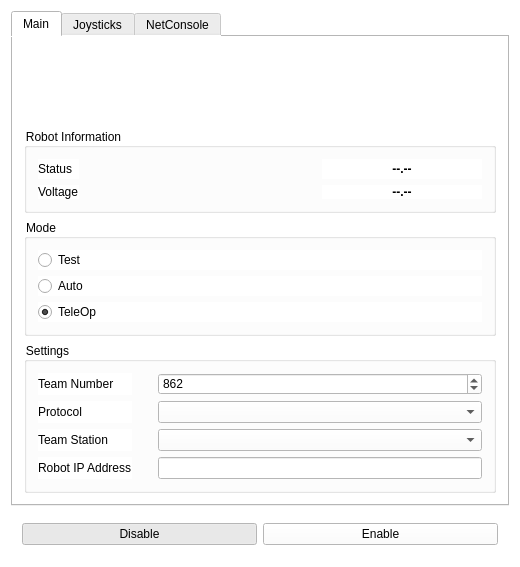
<?xml version="1.0" encoding="UTF-8"?>
<ui version="4.0">
 <class>Window</class>
 <widget class="QMainWindow" name="Window">
  <property name="geometry">
   <rect>
    <x>0</x>
    <y>0</y>
    <width>520</width>
    <height>567</height>
   </rect>
  </property>
  <property name="windowTitle">
   <string>SimpleDS</string>
  </property>
  <property name="styleSheet">
   <string notr="true">background-color: rgb(255, 255, 255);</string>
  </property>
  <widget class="QWidget" name="centralWidget">
   <layout class="QVBoxLayout" name="verticalLayout">
    <item>
     <widget class="QTabWidget" name="TabWidget">
      <property name="currentIndex">
       <number>0</number>
      </property>
      <widget class="QWidget" name="MainTab">
       <attribute name="title">
        <string>Main</string>
       </attribute>
       <layout class="QVBoxLayout" name="verticalLayout_4">
        <item>
         <widget class="QWidget" name="widget" native="true">
          <layout class="QHBoxLayout" name="horizontalLayout">
           <item>
            <widget class="QLabel" name="FRCLogo">
             <property name="text">
              <string/>
             </property>
             <property name="pixmap">
              <pixmap resource="../resources/resources.qrc">:/pixmaps/lightning.png</pixmap>
             </property>
             <property name="scaledContents">
              <bool>false</bool>
             </property>
             <property name="alignment">
              <set>Qt::AlignCenter</set>
             </property>
            </widget>
           </item>
          </layout>
         </widget>
        </item>
        <item>
         <widget class="QGroupBox" name="groupBox">
          <property name="title">
           <string>Robot Information</string>
          </property>
          <layout class="QGridLayout" name="gridLayout">
           <item row="0" column="0">
            <widget class="QLabel" name="statusLabel">
             <property name="text">
              <string>Status</string>
             </property>
            </widget>
           </item>
           <item row="0" column="2">
            <widget class="QLabel" name="Status">
             <property name="minimumSize">
              <size>
               <width>160</width>
               <height>0</height>
              </size>
             </property>
             <property name="font">
              <font>
               <weight>75</weight>
               <bold>true</bold>
              </font>
             </property>
             <property name="text">
              <string>--.--</string>
             </property>
             <property name="alignment">
              <set>Qt::AlignCenter</set>
             </property>
            </widget>
           </item>
           <item row="2" column="0">
            <widget class="QLabel" name="voltageLabel">
             <property name="text">
              <string>Voltage</string>
             </property>
            </widget>
           </item>
           <item row="2" column="2">
            <widget class="QLabel" name="Voltage">
             <property name="minimumSize">
              <size>
               <width>160</width>
               <height>0</height>
              </size>
             </property>
             <property name="font">
              <font>
               <weight>75</weight>
               <bold>true</bold>
              </font>
             </property>
             <property name="text">
              <string>--.--</string>
             </property>
             <property name="alignment">
              <set>Qt::AlignCenter</set>
             </property>
            </widget>
           </item>
           <item row="0" column="1">
            <spacer name="horizontalSpacer">
             <property name="orientation">
              <enum>Qt::Horizontal</enum>
             </property>
             <property name="sizeType">
              <enum>QSizePolicy::MinimumExpanding</enum>
             </property>
             <property name="sizeHint" stdset="0">
              <size>
               <width>20</width>
               <height>20</height>
              </size>
             </property>
            </spacer>
           </item>
          </layout>
         </widget>
        </item>
        <item>
         <widget class="QGroupBox" name="ModesBox">
          <property name="title">
           <string>Mode</string>
          </property>
          <layout class="QVBoxLayout" name="verticalLayout_2">
           <item>
            <widget class="QRadioButton" name="Test">
             <property name="text">
              <string>Test</string>
             </property>
             <attribute name="buttonGroup">
              <string notr="true">ModesGroup</string>
             </attribute>
            </widget>
           </item>
           <item>
            <widget class="QRadioButton" name="Autonomous">
             <property name="text">
              <string>Auto</string>
             </property>
             <attribute name="buttonGroup">
              <string notr="true">ModesGroup</string>
             </attribute>
            </widget>
           </item>
           <item>
            <widget class="QRadioButton" name="Teleoperated">
             <property name="text">
              <string>TeleOp</string>
             </property>
             <property name="checked">
              <bool>true</bool>
             </property>
             <attribute name="buttonGroup">
              <string notr="true">ModesGroup</string>
             </attribute>
            </widget>
           </item>
          </layout>
         </widget>
        </item>
        <item>
         <widget class="QGroupBox" name="SettingsBox">
          <property name="title">
           <string>Settings</string>
          </property>
          <layout class="QGridLayout" name="gridLayout_2">
           <item row="1" column="0">
            <widget class="QLabel" name="ProtocolLAbel">
             <property name="text">
              <string>Protocol</string>
             </property>
            </widget>
           </item>
           <item row="1" column="2">
            <widget class="QComboBox" name="Protocols"/>
           </item>
           <item row="0" column="2">
            <widget class="QSpinBox" name="TeamNumber">
             <property name="contextMenuPolicy">
              <enum>Qt::DefaultContextMenu</enum>
             </property>
             <property name="maximum">
              <number>9999</number>
             </property>
             <property name="value">
              <number>862</number>
             </property>
            </widget>
           </item>
           <item row="2" column="0">
            <widget class="QLabel" name="TeamStationLabel">
             <property name="text">
              <string>Team Station</string>
             </property>
            </widget>
           </item>
           <item row="2" column="2">
            <widget class="QComboBox" name="TeamStation"/>
           </item>
           <item row="0" column="0">
            <widget class="QLabel" name="TeamLabel">
             <property name="text">
              <string>Team Number</string>
             </property>
            </widget>
           </item>
           <item row="0" column="1">
            <spacer name="Spacer">
             <property name="orientation">
              <enum>Qt::Horizontal</enum>
             </property>
             <property name="sizeType">
              <enum>QSizePolicy::Fixed</enum>
             </property>
             <property name="sizeHint" stdset="0">
              <size>
               <width>20</width>
               <height>0</height>
              </size>
             </property>
            </spacer>
           </item>
           <item row="3" column="0">
            <widget class="QLabel" name="RobotIPLabel">
             <property name="text">
              <string>Robot IP Address</string>
             </property>
            </widget>
           </item>
           <item row="3" column="2">
            <widget class="QLineEdit" name="RobotIP"/>
           </item>
          </layout>
         </widget>
        </item>
       </layout>
      </widget>
      <widget class="QWidget" name="JoysticksTab">
       <attribute name="title">
        <string>Joysticks</string>
       </attribute>
       <layout class="QVBoxLayout" name="verticalLayout_6">
        <item>
         <widget class="QLabel" name="Joystick">
          <property name="minimumSize">
           <size>
            <width>450</width>
            <height>208</height>
           </size>
          </property>
          <property name="text">
           <string/>
          </property>
          <property name="pixmap">
           <pixmap resource="../resources/resources.qrc">:/pixmaps/joystick.png</pixmap>
          </property>
          <property name="scaledContents">
           <bool>false</bool>
          </property>
          <property name="alignment">
           <set>Qt::AlignCenter</set>
          </property>
         </widget>
        </item>
        <item>
         <widget class="QTableWidget" name="Table">
          <property name="enabled">
           <bool>true</bool>
          </property>
          <property name="sizeAdjustPolicy">
           <enum>QAbstractScrollArea::AdjustToContents</enum>
          </property>
          <property name="editTriggers">
           <set>QAbstractItemView::NoEditTriggers</set>
          </property>
          <attribute name="horizontalHeaderDefaultSectionSize">
           <number>450</number>
          </attribute>
          <attribute name="horizontalHeaderMinimumSectionSize">
           <number>450</number>
          </attribute>
          <row>
           <property name="text">
            <string>Left Stick</string>
           </property>
          </row>
          <row>
           <property name="text">
            <string>Right Stick</string>
           </property>
          </row>
          <row>
           <property name="text">
            <string>A, B, X, Y</string>
           </property>
          </row>
          <row>
           <property name="text">
            <string>Left Trigger</string>
           </property>
          </row>
          <row>
           <property name="text">
            <string>Right Trigger</string>
           </property>
          </row>
          <row>
           <property name="text">
            <string>Left Bumper</string>
           </property>
          </row>
          <row>
           <property name="text">
            <string>Right Bumper</string>
           </property>
          </row>
          <row>
           <property name="text">
            <string>D-Pad</string>
           </property>
          </row>
          <column>
           <property name="text">
            <string>Keyboard Assignment</string>
           </property>
          </column>
          <item row="0" column="0">
           <property name="text">
            <string>W,A,S,D</string>
           </property>
          </item>
          <item row="1" column="0">
           <property name="text">
            <string>I,J,K,L</string>
           </property>
          </item>
          <item row="2" column="0">
           <property name="text">
            <string>0,1,2,3</string>
           </property>
          </item>
          <item row="3" column="0">
           <property name="text">
            <string>Q &amp; E</string>
           </property>
          </item>
          <item row="4" column="0">
           <property name="text">
            <string>U &amp; O</string>
           </property>
          </item>
          <item row="5" column="0">
           <property name="text">
            <string>4</string>
           </property>
          </item>
          <item row="6" column="0">
           <property name="text">
            <string>5</string>
           </property>
          </item>
          <item row="7" column="0">
           <property name="text">
            <string>Arrows</string>
           </property>
          </item>
         </widget>
        </item>
       </layout>
      </widget>
      <widget class="QWidget" name="NetConsoleTab">
       <attribute name="title">
        <string>NetConsole</string>
       </attribute>
       <layout class="QVBoxLayout" name="verticalLayout_3">
        <item>
         <widget class="QLabel" name="MessagesLabel">
          <property name="text">
           <string>Messages:</string>
          </property>
         </widget>
        </item>
        <item>
         <widget class="QTextBrowser" name="Console">
          <property name="font">
           <font>
            <stylestrategy>PreferAntialias</stylestrategy>
           </font>
          </property>
         </widget>
        </item>
       </layout>
      </widget>
     </widget>
    </item>
    <item>
     <spacer name="WindowSpacer">
      <property name="orientation">
       <enum>Qt::Vertical</enum>
      </property>
      <property name="sizeType">
       <enum>QSizePolicy::Expanding</enum>
      </property>
      <property name="sizeHint" stdset="0">
       <size>
        <width>20</width>
        <height>32</height>
       </size>
      </property>
     </spacer>
    </item>
    <item>
     <widget class="QWidget" name="Buttons" native="true">
      <layout class="QHBoxLayout" name="horizontalLayout_2">
       <item>
        <widget class="QPushButton" name="Disable">
         <property name="text">
          <string>Disable</string>
         </property>
         <property name="checkable">
          <bool>true</bool>
         </property>
         <property name="checked">
          <bool>true</bool>
         </property>
         <attribute name="buttonGroup">
          <string notr="true">StatusGroup</string>
         </attribute>
        </widget>
       </item>
       <item>
        <widget class="QPushButton" name="Enable">
         <property name="text">
          <string>Enable</string>
         </property>
         <property name="checkable">
          <bool>true</bool>
         </property>
         <attribute name="buttonGroup">
          <string notr="true">StatusGroup</string>
         </attribute>
        </widget>
       </item>
      </layout>
     </widget>
    </item>
   </layout>
  </widget>
 </widget>
 <layoutdefault spacing="6" margin="11"/>
 <resources>
  <include location="../resources/resources.qrc"/>
 </resources>
 <connections/>
 <buttongroups>
  <buttongroup name="StatusGroup"/>
  <buttongroup name="ModesGroup"/>
 </buttongroups>
</ui>
